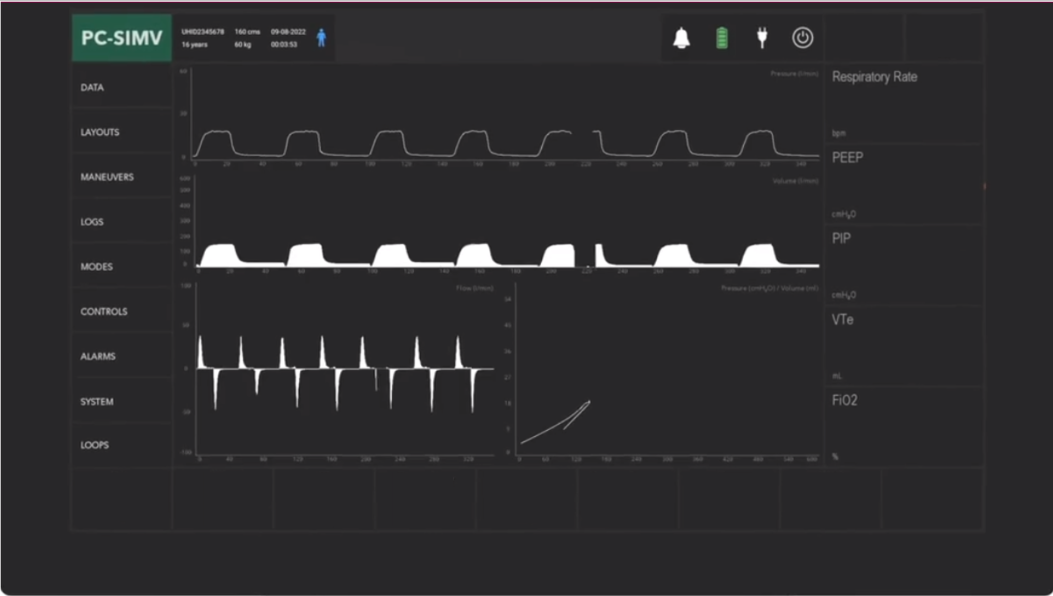
#> input picture AGVA_ScreenSimulation/blank3.0.png, 1053 x 596 px
$ python AGVA_Screen1.py
#> lines starting #> are read from the running program, lines starting #| are printed output that depends on the picture; after the words box and inside, x2 and y2 are one past the last pixel; in counts of white or black regions, pixels touching at a corner belong together
import cv2
import time
import random


fi02 = str(random.randint(21, 32))
Tinsp = ['1.0', '1.1', '1.2', '1.3', '1.4', '1.5', '1.6', '1.7', '1.8', '2.0']
rr = [str(i) for i in range(20, 31)]
trigg_flow = ['5.0', '5.1', '5.2', '5.3', '5.4', '5.5', '5.6', '5.7', '5.8', '6.0']
PEEP = [str(i) for i in range(2, 13)]
supp_press = [str(i) for i in range(3, 14)]
slope = [str(i) for i in range(10, 21)]
pinsp = [str(i) for i in range(18, 29)]


sp_arr = [
    12, 9, 14, 14, 13, 11, 11, 12, 6, 5, 8, 11, 6, 5, 13, 12, 14, 8, 8, 14, 9, 5, 13, 5, 13, 14, 12, 5, 14, 10,
    5, 6, 14, 11, 10, 14, 10, 13, 6, 8, 12, 10, 9, 10, 9, 8, 11, 13, 11, 7, 13, 9, 14, 10, 11, 10, 5, 14, 14, 10,
    9, 10, 9, 6, 11, 9, 10, 8, 6, 11, 13, 8, 7, 8, 11, 6, 13, 6, 8, 11, 6, 5, 13, 11, 5, 6, 11, 14, 11, 5, 5, 10,
    6, 12, 8, 14, 11, 5, 5, 9
]

vte_arr = [
    129, 114, 115, 149, 129, 112, 125, 150, 142, 126, 130, 146, 126, 107, 126, 117, 122, 126, 130, 117, 149,
    114, 148, 138, 137, 126, 143, 140, 127, 132, 116, 110, 133, 135, 114, 127, 135, 123, 147, 131, 110, 145,
    116, 138, 108, 121, 138, 116, 116, 125, 135, 111, 115, 150, 106, 106, 129, 121, 125, 129, 120, 143, 124,
    136, 109, 119, 111, 133, 136, 120, 142, 122, 146, 148, 136, 140, 138, 130, 138, 148, 147, 132, 150, 129,
    106, 108, 143, 107, 141, 109, 124, 144, 116, 115, 149, 146, 119, 150, 143, 150
]

pip_arr = [
    19, 17, 19, 16, 22, 18, 17, 22, 17, 13, 19, 16, 14, 19, 13, 16, 17, 18, 18, 16, 15, 22, 18, 18, 22, 17, 18, 12,
    20, 12, 19, 21, 18, 12, 22, 12, 22, 18, 12, 17, 12, 13, 19, 22, 18, 13, 14, 20, 16, 19, 20, 17, 22, 12, 17, 21,
    21, 20, 17, 18, 16, 12, 22, 19, 21, 16, 14, 12, 19, 13, 20, 20, 12, 17, 15, 14, 18, 15, 18, 21, 17, 21, 16, 18,
    17, 22, 14, 12, 22, 13, 21, 13, 16, 12, 19, 22, 21, 13, 13, 13
]

peep_arr = [
    10, 9, 17, 18, 13, 5, 13, 8, 9, 11, 10, 9, 18, 15, 13, 3, 6, 15, 9, 18, 12, 17, 15, 3, 8, 4, 7, 15, 5, 18, 16,
    10, 11, 5, 7, 9, 7, 4, 9, 13, 12, 18, 8, 16, 14, 17, 14, 8, 12, 9, 3, 11, 15, 3, 8, 8, 3, 17, 8, 7, 7, 12, 16,
    12, 8, 13, 15, 4, 15, 7, 4, 3, 3, 4, 12, 11, 18, 10, 14, 13, 12, 18, 17, 4, 3, 6, 9, 14, 5, 6, 16, 9, 12, 6, 18,
    11, 12, 14, 3, 7
]

fio2_arr = [
    24, 27, 29, 32, 31, 21, 32, 31, 18, 37, 25, 31, 20, 23, 34, 31, 29, 19, 25, 20, 19, 18, 32, 22, 22, 34, 30, 31,
    30, 36, 35, 33, 37, 25, 21, 32, 32, 37, 20, 30, 32, 19, 38, 27, 37, 27, 18, 21, 24, 21, 27, 26, 37, 31, 23, 38,
    37, 27, 25, 22, 27, 36, 29, 34, 36, 23, 22, 27, 30, 18, 33, 26, 33, 18, 36, 37, 27, 24, 22, 31, 33, 35, 20, 33,
    37, 38, 22, 18, 22, 21, 35, 32, 24, 36, 38, 35, 38, 24, 21, 21
]

rr_arr = [
    16, 21, 31, 24, 22, 30, 16, 26, 23, 15, 20, 16, 31, 29, 25, 15, 21, 26, 19, 25, 34, 31, 22, 30, 22, 17, 22, 27,
    19, 34, 21, 34, 16, 30, 31, 21, 25, 16, 15, 27, 15, 24, 32, 32, 17, 24, 17, 23, 23, 25, 33, 31, 15, 29, 19, 15,
    20, 20, 16, 33, 24, 29, 27, 29, 16, 25, 31, 33, 28, 20, 18, 28, 17, 24, 31, 20, 18, 15, 22, 26, 23, 27, 33, 19,
    21, 27, 26, 27, 27, 19, 26, 34, 27, 28, 15, 35, 26, 33, 17, 15
]

hr_arr = [
    5.1, 5.2, 5.6, 6.3, 5.2, 5.8, 5.3, 4.7, 5.5, 6.1, 5.1, 6.2, 6.3, 6.1, 5.1, 4.9, 5.0, 5.3, 5.0, 4.8, 5.5, 4.9, 4.9,
    6.4, 5.4, 5.1, 5.8, 5.1, 6.0, 6.3, 5.6, 5.6, 6.0, 5.6, 4.9, 5.2, 6.4, 5.1, 5.5, 5.4, 5.0, 5.7, 5.7, 5.3, 5.9, 6.1,
    5.4, 5.2, 6.0, 6.1, 5.8, 5.8, 5.1, 5.0, 4.8, 5.9, 6.2, 6.2, 5.2, 5.0, 5.0, 5.1, 5.4, 6.3, 5.1, 4.7, 5.1, 6.0, 6.2,
    5.7, 6.0, 6.4, 4.8, 5.7, 5.2, 5.1, 5.1, 5.2, 5.8, 5.6, 6.3, 5.8, 5.4, 5.7, 5.9, 5.6, 5.7, 6.0, 6.2, 6.3, 5.5, 6.0,
    5.4, 5.5, 5.3, 4.9, 5.1, 4.8, 6.2, 5.2
]

tinsp_arr = [
    2.1, 2.1, 3.4, 2.7, 2.2, 2.8, 3.4, 3.0, 1.3, 1.1, 1.0, 1.3, 2.2, 2.7, 1.3, 2.7, 2.0, 1.1, 3.1, 2.7, 1.7, 2.6,
    3.1, 3.1, 1.8, 3.2, 2.8, 2.4, 1.9, 3.2, 2.3, 2.3, 1.1, 3.0, 2.2, 2.2, 2.0, 3.1, 1.7, 1.4, 1.6, 2.2, 2.2, 2.5, 1.9,
    1.2, 1.3, 1.6, 2.0, 2.2, 1.2, 1.9, 1.8, 2.1, 1.5, 3.3, 3.1, 1.6, 2.3, 2.0, 3.4, 1.2, 1.7, 2.1, 2.3, 2.7, 1.2, 2.7,
    3.4, 1.7, 1.4, 2.5, 1.4, 2.5, 3.0, 2.5, 2.1, 1.2, 1.3, 2.9, 2.0, 2.5, 1.4, 3.5, 2.2, 1.3, 3.5, 2.1, 1.0, 3.4, 2.6,
    3.1, 1.2, 1.6, 2.8, 2.4, 1.9, 2.7, 1.4, 2.9
]

sp_arr2 = []
rr_arr2 = []
fio2_arr2 = []
vte_arr2 = []
pip_arr2 = []
peep_arr2 = []
hr_arr2 = []
tinsp_arr2 = []


resp_rate = [str(i) for i in range(20, 31)]
peep = [str(i) for i in range(2, 13)]
pip = [str(i) for i in range(19, 30)]
vte = [str(i) for i in range(140, 151)]
FIO2 = [str(i) for i in range(21, 32)]
spo2 = [str(i) for i in range(98, 109)]
hr = [str(i) for i in range(83, 94)]
padding = 7
pl1 = -7
path = 'blank3.0.png'
image = cv2.imread(path)
#> image is the input picture: shape (596, 1053, 3); mean B, G, R 46.5, 44.7, 45.5
image = cv2.resize(image, (1600, 850))
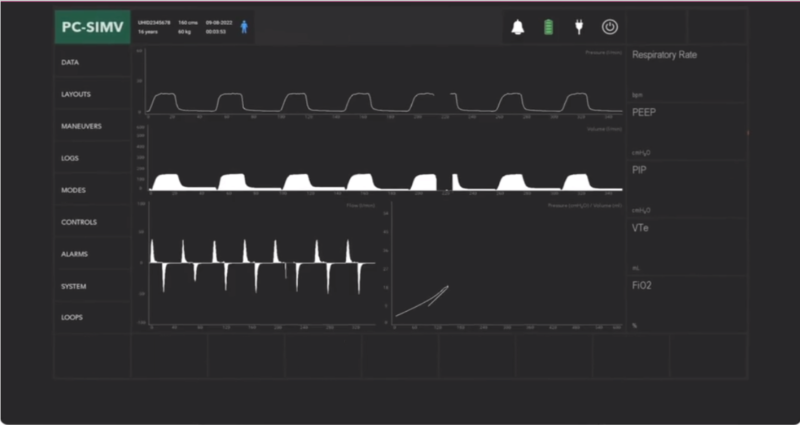
#> image: shape (850, 1600, 3) (shown at 1/2 size); mean B, G, R 46.5, 44.7, 45.5
positions = [
    (166, 723+padding),
    (300+pl1, 722+padding),
    (475, 725+padding),
    (605+pl1, 726+padding),
    (784, 723+padding),
    (940, 725+padding),
    (1082, 725+padding),
    (1240, 722+padding),
    (1400, 173),
    (1400, 288),
    (1407, 402),
    (1368, 520),
    (1400, 635),
    (1423, 68),
    (1294, 68)

]

# Accessing individual coordinates
position1 = positions[0]
position2 = positions[1]
position3 = positions[2]
position4 = positions[3]
position5 = positions[4]
position6 = positions[5]
position7 = positions[6]
position8 = positions[7]

position11 = positions[8]
position22 = positions[9]
position33 = positions[10]
position44 = positions[11]
position55 = positions[12]

position111 = positions[13]
position222 = positions[14]

font_scale2 = 1
thickness2 = 2
font_scale1 = 2
thickness1 = 2
font = cv2.FONT_HERSHEY_SIMPLEX
font_scale = 2
thickness = 2
color = (255, 255, 255)


cv2.waitKey(1)
time.sleep(3)

ind = 0
while True:
    fi02 = str(random.randint(21, 32))
    Tinsp = str(round(random.uniform(1, 2), 1))
    rr = str(random.randint(20, 31))
    trigg_flow = str(round(random.uniform(5, 6), 1))
    PEEP = str(random.randint(2, 13))
    supp_press = str(random.randint(3, 14))
    slope = str(random.randint(10, 21))
    pinsp = str(random.randint(18, 29))
    spo2 = str(random.randint(98, 109))
    hr = str(random.randint(83, 94))
    vte = str(random.randint(140, 151))
    resp_rate = str(random.randint(21, 32))
    pip = str(random.randint(20, 30))

    image1 = cv2.putText(image.copy(), str(fio2_arr[ind]), position1, font, font_scale, color, thickness, cv2.LINE_AA)
    image1 = cv2.putText(image1, str(tinsp_arr[ind]), position2, font, font_scale, color, thickness, cv2.LINE_AA)
    image1 = cv2.putText(image1, str(rr_arr[ind]), position3, font, font_scale, color, thickness, cv2.LINE_AA)
    image1 = cv2.putText(image1, str(hr_arr[ind]), position4, font, font_scale, color, thickness, cv2.LINE_AA)
    image1 = cv2.putText(image1, str(peep_arr[ind]), position5, font, font_scale, color, thickness, cv2.LINE_AA)
    image1 = cv2.putText(image1, supp_press, position6, font, font_scale, color, thickness, cv2.LINE_AA)
    image1 = cv2.putText(image1, slope, position7, font, font_scale, color, thickness, cv2.LINE_AA)
    image1 = cv2.putText(image1, pinsp, position8, font, font_scale, color, thickness, cv2.LINE_AA)

    image1 = cv2.putText(image1, str(rr_arr[ind]), position11, font, font_scale1, color, thickness1, cv2.LINE_AA)
    image1 = cv2.putText(image1, str(peep_arr[ind]), position22, font, font_scale1, color, thickness1, cv2.LINE_AA)
    image1 = cv2.putText(image1, str(pip_arr[ind]), position33, font, font_scale1, color, thickness1, cv2.LINE_AA)
    image1 = cv2.putText(image1, str(vte_arr[ind]), position44, font, font_scale1, color, thickness1, cv2.LINE_AA)
    image1 = cv2.putText(image1, str(fio2_arr[ind]), position55, font, font_scale1, color, thickness1, cv2.LINE_AA)
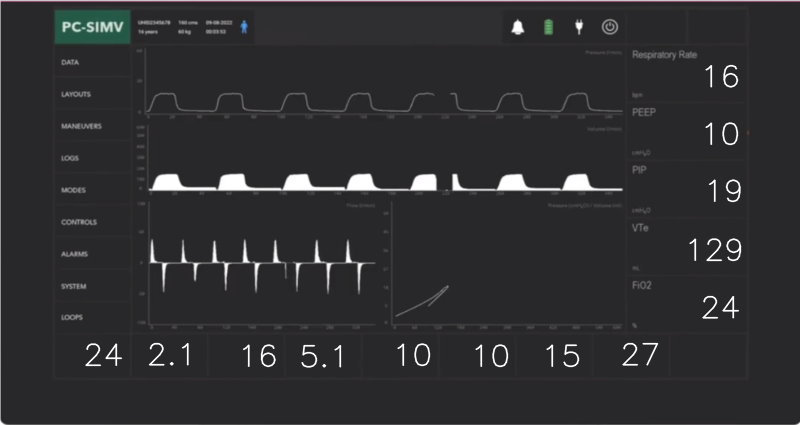
#> image1: shape (850, 1600, 3) (shown at 1/2 size); mean B, G, R 47.8, 46, 46.8

    image1 = cv2.putText(image1, spo2, position111, font, font_scale2, color, thickness2, cv2.LINE_AA)
#> image1: shape (850, 1600, 3); 0.04% of pixels changed, all inside (x1, y1, x2, y2) = (1427, 45, 1477, 71)
    image1 = cv2.putText(image1, hr, position222, font, font_scale2, color, thickness2, cv2.LINE_AA)
#> image1: shape (850, 1600, 3); mean B, G, R 47.9, 46.1, 47

    cv2.imshow("Image", image1)
    cv2.waitKey(1)
    ind += 1

    time.sleep(7)

cv2.waitKey(0)
cv2.destroyAllWindows()

$ run again, with AGVA_ScreenSimulation/blank.png copied over AGVA_ScreenSimulation/blank3.0.png
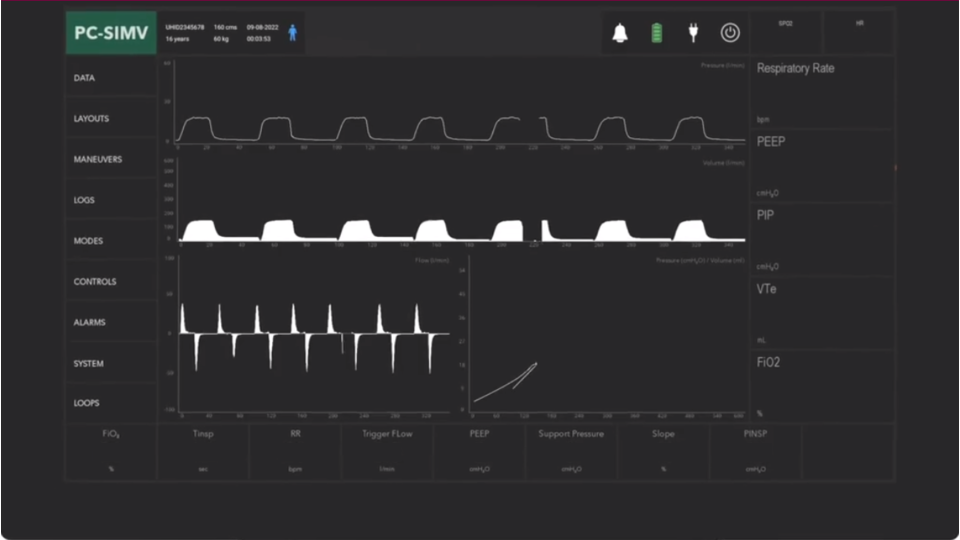
#> input picture AGVA_ScreenSimulation/blank.png, 1920 x 1080 px (shown at 1/2 size)
#> image is the input picture: shape (1080, 1920, 3); mean B, G, R 46.4, 44.5, 45.4
#> `image = cv2.resize(image, (1600, 850))`:
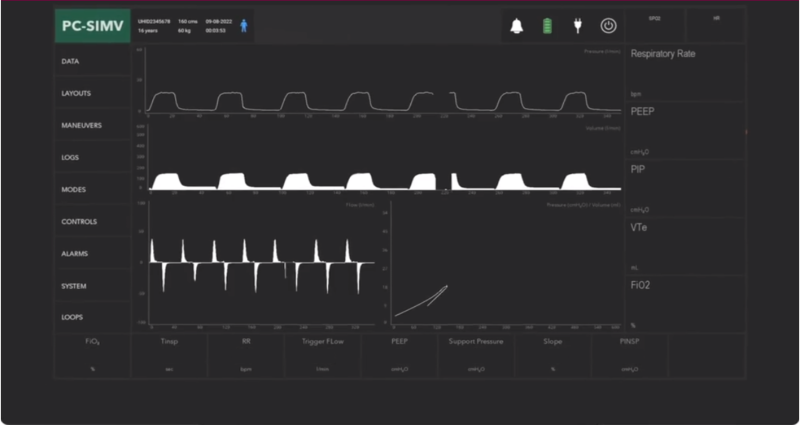
#> image: shape (850, 1600, 3) (shown at 1/2 size); mean B, G, R 46.3, 44.5, 45.4
#> `image1 = cv2.putText(image1, str(fio2_arr[ind]), position55, font, fon..`:
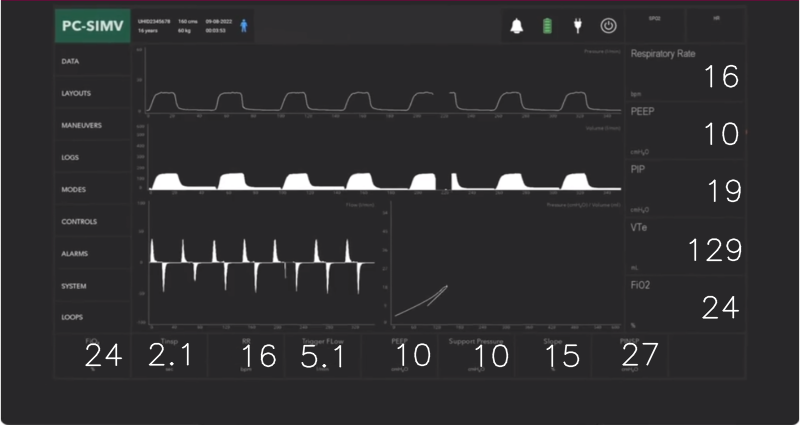
#> image1: shape (850, 1600, 3) (shown at 1/2 size); mean B, G, R 47.7, 45.9, 46.7
